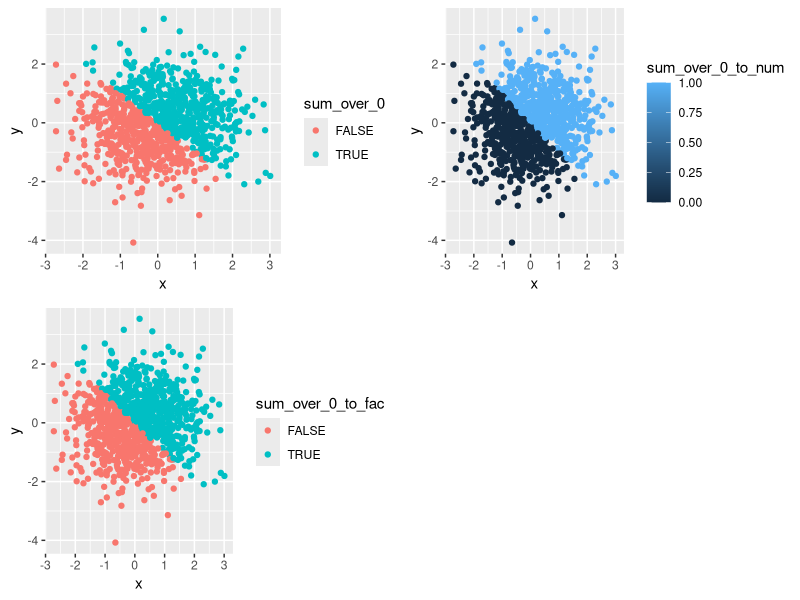
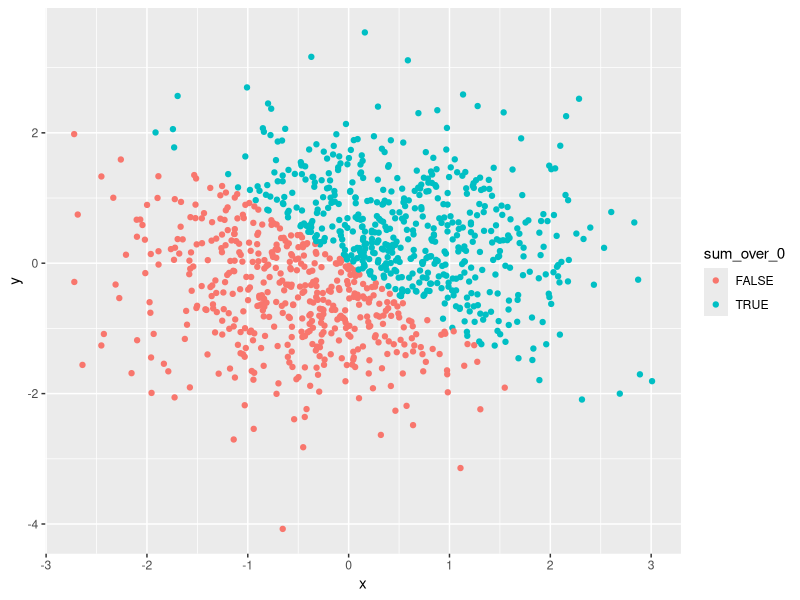
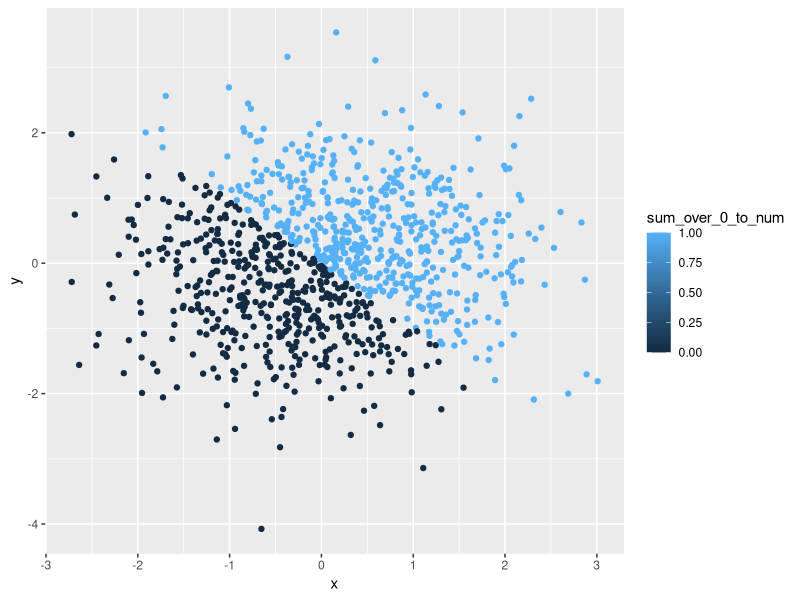
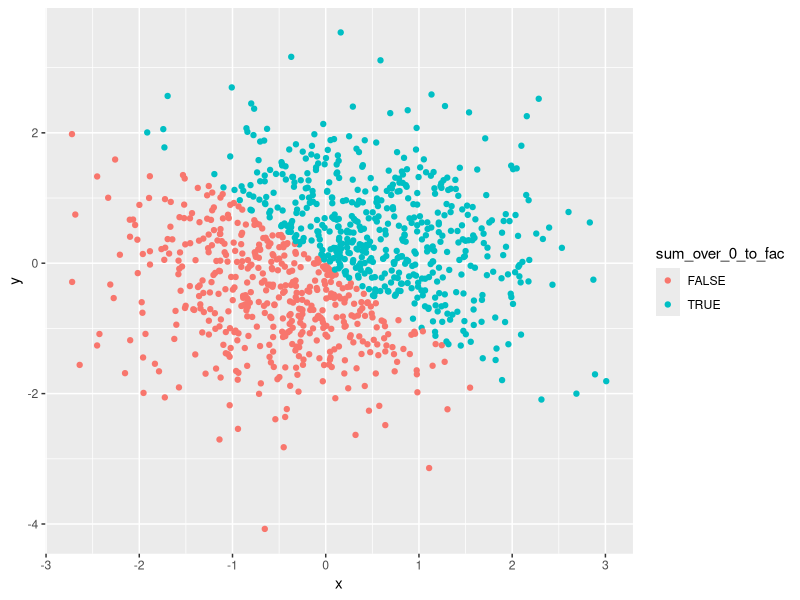

The R script that drew these images, in order:
## ---- chunk 1

#load the library tidyverser
library(tidyverse)

#Set seed to get a reproducible random result
set.seed(1)

#create the data frame
df_4_var = tibble(
  sample = runif(10, min = 0, max = 5),
  sample_over_2 = sample > 2,
  char = as.character(rep(c("a","b","c","d","f"),2)),
  fac = as.factor(rep(c("a","b","c","d","f"),2))
) 

#run the data frame to see if it works
head(df_4_var)

#take the mean of each variable
mean(df_4_var$sample)
mean(df_4_var$sample_over_2)
mean(df_4_var$char)
mean(df_4_var$fac)
## ---- chunk 2
#applies as.numeric function
as.numeric(df_4_var$sample_over_2)
as.numeric(df_4_var$char)
as.numeric(df_4_var$fac)
## ---- chunk 3
#convert character variable from character to factor to numeric
char_to_fac <- as.factor(df_4_var$char)
char_to_fac_to_num <- as.numeric(char_to_fac)
char_to_fac_to_num

#convert factor variable from factor to character to numeric
fac_to_char <- as.character(df_4_var$fac)
fac_to_char_to_num <- as.numeric(fac_to_char)
fac_to_char_to_num
## ---- chunk 4
#create the data frame:
#dimision of the data fram is 1000 rows and 5 columns
set.seed(2)

df_5_var = tibble(
  x = rnorm(1000),
  y = rnorm(1000),
  sum_over_0 = x + y > 0,
  sum_over_0_to_num = as.numeric(sum_over_0),
  sum_over_0_to_fac = as.factor(sum_over_0)
)

dim(df_5_var)
head(df_5_var)

#mean and median of x
mean(df_5_var$x)
median(df_5_var$x)

#the proportion of cases for which the logical vector is TRUE
length(which(df_5_var$sum_over_0))/length(df_5_var$sum_over_0)
## ---- chunk 5
library(gridExtra)

#scatterplot of y vs x, color using the logical variable
scatter_by_logical <- ggplot(df_5_var, aes(x = x, y = y, color = sum_over_0)) + geom_point()

ggsave("scatter_by_logical.png")

#scatterplot of y vs x, color using the numeric variable
scatter_by_num <- ggplot(df_5_var, aes(x = x, y = y, color = sum_over_0_to_num)) + geom_point()

ggsave("scatter_by_num.png")

#scatterplot of y vs x, color using the factor variable
scatter_by_fac <- ggplot(df_5_var, aes(x = x, y = y, color = sum_over_0_to_fac)) + geom_point()

ggsave("scatter_by_fac.png")

#combine multiple plots
grid.arrange(scatter_by_logical, scatter_by_num, scatter_by_fac, ncol = 2)

ggsave
